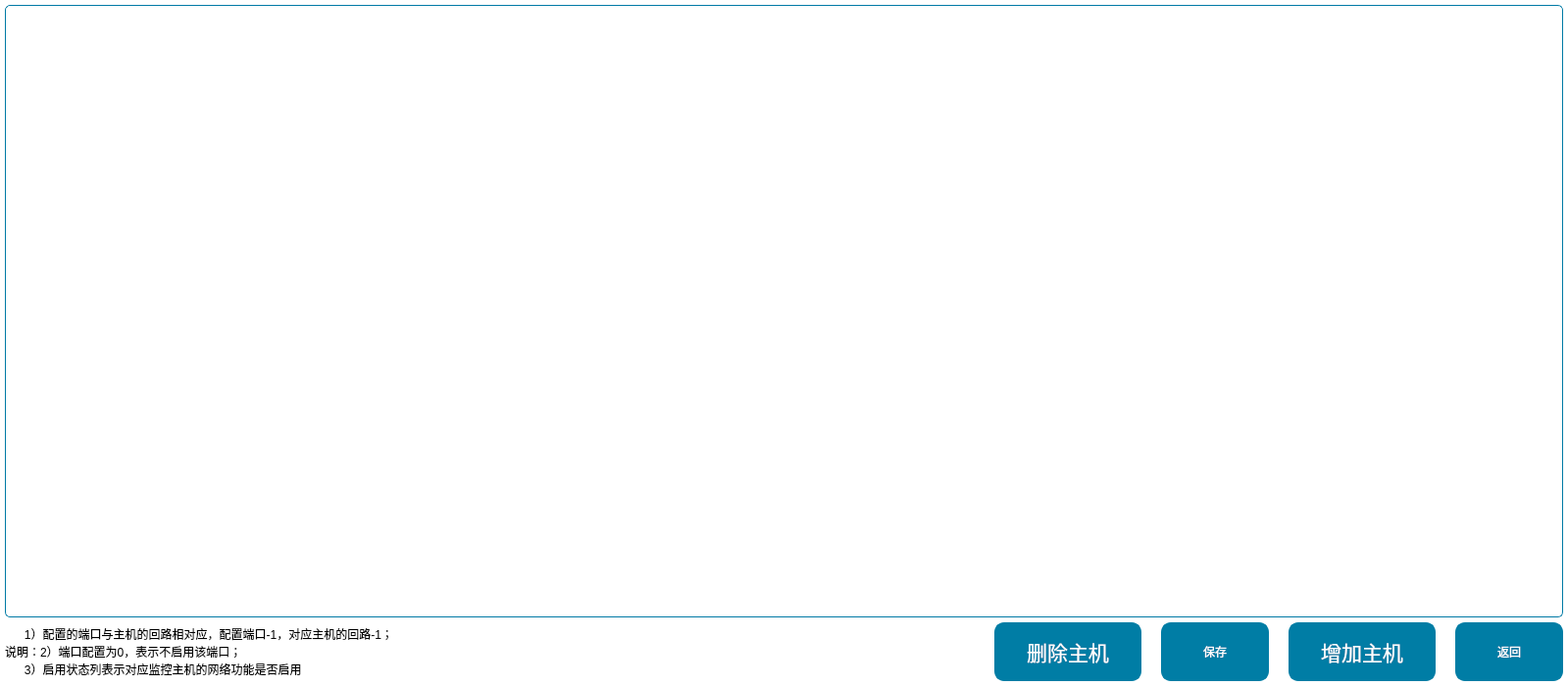
<?xml version="1.0" encoding="UTF-8"?>
<ui version="4.0">
 <class>SystemConf</class>
 <widget class="QWidget" name="SystemConf">
  <property name="geometry">
   <rect>
    <x>0</x>
    <y>0</y>
    <width>1599</width>
    <height>700</height>
   </rect>
  </property>
  <property name="windowTitle">
   <string>Form</string>
  </property>
  <property name="styleSheet">
   <string notr="true">QWidget#SystemConf{
background-color: rgb(255, 255, 255);
}

QToolButton{
font: 16pt &quot;微软雅黑&quot;;
color: rgb(255, 255, 255);
border:2px solid  rgb(0, 125, 165);
border-radius:10px;
background-color: rgb(0, 125, 165);
}

QLabel{
font: 18pt &quot;微软雅黑&quot;;
}
QGroupBox{
font: 20pt &quot;微软雅黑&quot;;
color: rgb(0, 122, 165);
color:rgb(61, 68, 75);
border:2px solid rgb(0, 122, 165);
border:2px solid rgb(61, 68, 75);
border-radius:8px;
margin-top:22px;
}
QGroupBox:title{
subcontrol-origin: margin;
left: 5px;
}
QLineEdit{
font: 16pt &quot;微软雅黑&quot;;
color:rgb(15, 41, 68);
border-radius:5px;
border:2px solid rgb(0, 125, 165);
background-color: rgb(255, 255, 255);
}
QCheckBox{
spacing: 5px;
font: 18pt &quot;微软雅黑&quot;;
color:rgb(15, 41, 68);
border:2px solid rgb(0, 122, 165);
border:2px solid rgb(61, 68, 75);
border-radius:5px;
}
QCheckBox::indicator{
border:1px solid black;
width:25px;
height:25px;
margin-left:5px;
border-radius:2px;
image: url(:/Image/uncheck.png);
}
QCheckBox::indicator::unchecked {
image: url(:/Image/uncheck.png);
}
QCheckBox::indicator::checked {
image: url(:/Image/checked.png);
}
QTableWidget{
font: 14pt &quot;微软雅黑&quot;;
gridline-color: rgb(0, 0, 0);
border:1px solid rgb(0, 122, 165);
border-radius:5px;
background-color: rgb(255, 255, 255);
}
QTableWidgetItem{
border:1px solid rgb(0, 0, 0);
}

QGroupBox{
font: 16pt &quot;微软雅黑&quot;;
color:rgb(0, 125, 165);
color:rgb(0,   0,   0);
border:1px solid rgb(0, 125, 165);
border-radius:5px;
margin-top:0px;
}
QGroupBox:title{
subcontrol-origin: margin;
left: 5px;
}</string>
  </property>
  <layout class="QVBoxLayout" name="verticalLayout" stretch="10,0">
   <property name="spacing">
    <number>5</number>
   </property>
   <property name="leftMargin">
    <number>5</number>
   </property>
   <property name="topMargin">
    <number>5</number>
   </property>
   <property name="rightMargin">
    <number>5</number>
   </property>
   <property name="bottomMargin">
    <number>5</number>
   </property>
   <item>
    <widget class="QTableWidget" name="tableWidget"/>
   </item>
   <item>
    <layout class="QHBoxLayout" name="horizontalLayout_2">
     <property name="spacing">
      <number>20</number>
     </property>
     <item>
      <widget class="QLabel" name="lbExplain">
       <property name="styleSheet">
        <string notr="true">QLabel{
font: 16pt &quot;楷体&quot;;
}</string>
       </property>
       <property name="text">
        <string>      1）配置的端口与主机的回路相对应，配置端口-1，对应主机的回路-1；
说明：2）端口配置为0，表示不启用该端口；
      3）启用状态列表示对应监控主机的网络功能是否启用</string>
       </property>
      </widget>
     </item>
     <item>
      <spacer name="horizontalSpacer">
       <property name="orientation">
        <enum>Qt::Horizontal</enum>
       </property>
       <property name="sizeHint" stdset="0">
        <size>
         <width>40</width>
         <height>20</height>
        </size>
       </property>
      </spacer>
     </item>
     <item>
      <widget class="QToolButton" name="tBtnDel">
       <property name="minimumSize">
        <size>
         <width>150</width>
         <height>60</height>
        </size>
       </property>
       <property name="maximumSize">
        <size>
         <width>150</width>
         <height>60</height>
        </size>
       </property>
       <property name="font">
        <font>
         <family>微软雅黑</family>
         <pointsize>16</pointsize>
         <weight>50</weight>
         <italic>false</italic>
         <bold>false</bold>
        </font>
       </property>
       <property name="focusPolicy">
        <enum>Qt::NoFocus</enum>
       </property>
       <property name="text">
        <string>删除主机</string>
       </property>
       <property name="icon">
        <iconset resource="../image.qrc">
         <normaloff>:/Image/delDev.png</normaloff>:/Image/delDev.png</iconset>
       </property>
       <property name="iconSize">
        <size>
         <width>40</width>
         <height>40</height>
        </size>
       </property>
       <property name="toolButtonStyle">
        <enum>Qt::ToolButtonTextBesideIcon</enum>
       </property>
      </widget>
     </item>
     <item>
      <widget class="QToolButton" name="tBtnSave">
       <property name="minimumSize">
        <size>
         <width>110</width>
         <height>60</height>
        </size>
       </property>
       <property name="maximumSize">
        <size>
         <width>110</width>
         <height>60</height>
        </size>
       </property>
       <property name="focusPolicy">
        <enum>Qt::NoFocus</enum>
       </property>
       <property name="text">
        <string>保存</string>
       </property>
       <property name="icon">
        <iconset resource="../image.qrc">
         <normaloff>:/Image/save.png</normaloff>:/Image/save.png</iconset>
       </property>
       <property name="iconSize">
        <size>
         <width>40</width>
         <height>40</height>
        </size>
       </property>
       <property name="checked">
        <bool>false</bool>
       </property>
       <property name="toolButtonStyle">
        <enum>Qt::ToolButtonTextBesideIcon</enum>
       </property>
      </widget>
     </item>
     <item>
      <widget class="QToolButton" name="tBtnAdd">
       <property name="minimumSize">
        <size>
         <width>150</width>
         <height>60</height>
        </size>
       </property>
       <property name="maximumSize">
        <size>
         <width>150</width>
         <height>60</height>
        </size>
       </property>
       <property name="font">
        <font>
         <family>微软雅黑</family>
         <pointsize>16</pointsize>
         <weight>50</weight>
         <italic>false</italic>
         <bold>false</bold>
        </font>
       </property>
       <property name="focusPolicy">
        <enum>Qt::NoFocus</enum>
       </property>
       <property name="text">
        <string>增加主机</string>
       </property>
       <property name="icon">
        <iconset resource="../image.qrc">
         <normaloff>:/Image/addDev.png</normaloff>:/Image/addDev.png</iconset>
       </property>
       <property name="iconSize">
        <size>
         <width>40</width>
         <height>40</height>
        </size>
       </property>
       <property name="toolButtonStyle">
        <enum>Qt::ToolButtonTextBesideIcon</enum>
       </property>
      </widget>
     </item>
     <item>
      <widget class="QToolButton" name="tBtnBack">
       <property name="minimumSize">
        <size>
         <width>110</width>
         <height>60</height>
        </size>
       </property>
       <property name="maximumSize">
        <size>
         <width>110</width>
         <height>60</height>
        </size>
       </property>
       <property name="focusPolicy">
        <enum>Qt::NoFocus</enum>
       </property>
       <property name="text">
        <string>返回</string>
       </property>
       <property name="icon">
        <iconset resource="../image.qrc">
         <normaloff>:/Image/back.png</normaloff>:/Image/back.png</iconset>
       </property>
       <property name="iconSize">
        <size>
         <width>40</width>
         <height>40</height>
        </size>
       </property>
       <property name="checked">
        <bool>false</bool>
       </property>
       <property name="toolButtonStyle">
        <enum>Qt::ToolButtonTextBesideIcon</enum>
       </property>
      </widget>
     </item>
    </layout>
   </item>
  </layout>
 </widget>
 <resources>
  <include location="../image.qrc"/>
 </resources>
 <connections/>
</ui>
